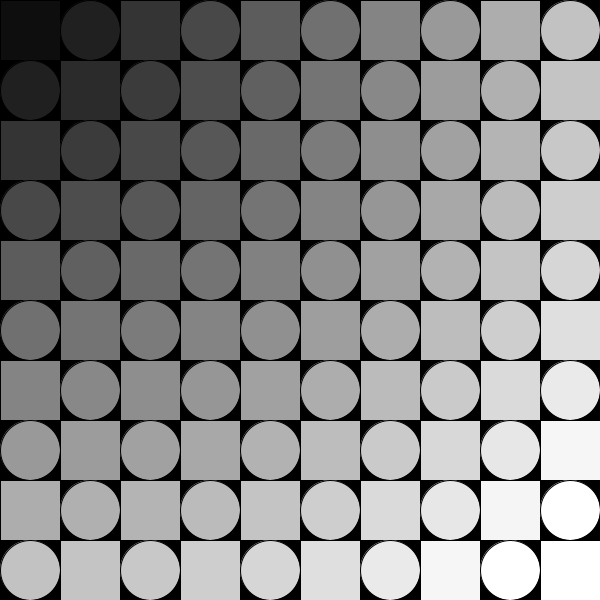
Frame 1 (no input)
Frame 60 (the mouse pressed at the canvas centre just before this capture): identical to frame 1, image omitted
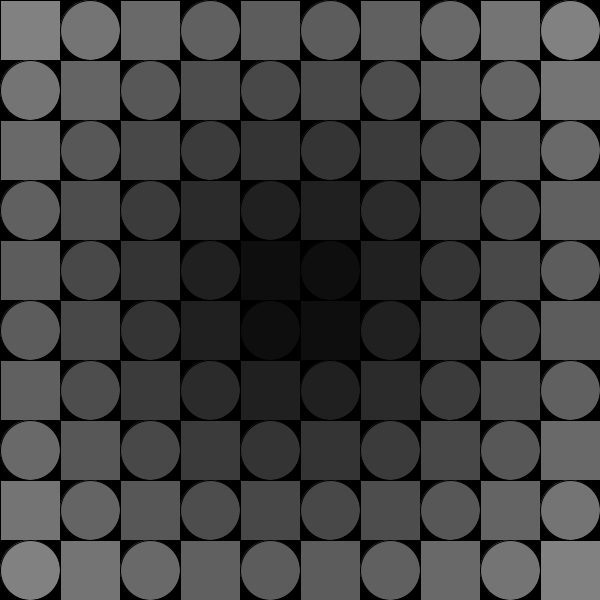
Frame 120 (the mouse held since frame 60 and released just before this capture)

The Processing sketch that drew these frames (run headless with seeded random() and noise(); from frame 60 on, the mouse is pressed at the canvas centre):

// Processing sketch: forAnidado2
// ── forAnidado2.pde
int cant = 10;
int tam;

void setup() {
  size( 600, 600 );
  ellipseMode( CORNER );
  tam = width / cant ;  //60
}

void draw() {
  background( 0 );

  // Armar una grilla de 10x10 cuadrados combinando los ejercicios anteriores
  for ( int i = 0; i < cant; i++ ) {
    for ( int j = 0; j < cant; j++ ) {
        //manejo el color con la distancia al mouse
        float d = dist( i*tam+tam/2, j*tam+tam/2, mouseX, mouseY );
        float m = map( d, 0, 750, 0, 255 );
        fill( m );
      if( (i+j)%2==0 ){  //suma de indices = par
        rect( i*tam, j*tam, tam, tam );
      }else{
        ellipse( i*tam, j*tam, tam, tam );
      }
    }
  }
  //-----------------------------------------------------
}
